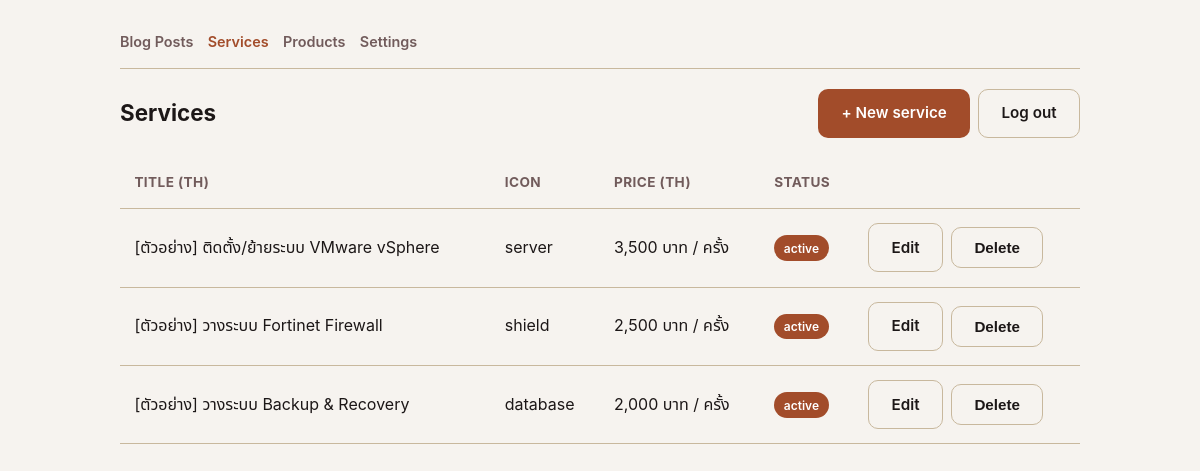
Page /admin/services.php (signed in) on the committed database.
### tables this page shows
CREATE TABLE IF NOT EXISTS services (
    id INT UNSIGNED AUTO_INCREMENT PRIMARY KEY,
    icon VARCHAR(40) NOT NULL DEFAULT 'server',
    title_th VARCHAR(255) NOT NULL,
    title_en VARCHAR(255) NOT NULL,
    description_th TEXT NOT NULL,
    description_en TEXT NOT NULL,
    price_th VARCHAR(100) NOT NULL,
    price_en VARCHAR(100) NOT NULL,
    tags VARCHAR(255) NOT NULL DEFAULT '',
    is_active TINYINT(1) NOT NULL DEFAULT 1,
    sort_order INT NOT NULL DEFAULT 0,
    created_at TIMESTAMP NOT NULL DEFAULT CURRENT_TIMESTAMP,
    updated_at TIMESTAMP NOT NULL DEFAULT CURRENT_TIMESTAMP ON UPDATE CURRENT_TIMESTAMP
);

### includes/db.php (called while the page is built, shortened)
<?php
function get_db(): PDO
{
    static $pdo = null;
    if ($pdo === null) {
        $host = env_get('DB_HOST') ?: 'localhost';
        $dbname = env_get('DB_NAME') ?: 'p1_home_blog';
        $user = env_get('DB_USER') ?: 'root';
        $pass = env_get('DB_PASS') ?: '';
        $pdo = new PDO(
            "mysql:host={$host};dbname={$dbname};charset=utf8mb4",
            $user,
            $pass,
            [
                PDO::ATTR_ERRMODE => PDO::ERRMODE_EXCEPTION,
                PDO::ATTR_DEFAULT_FETCH_MODE => PDO::FETCH_ASSOC,
            ]
        );
    }
    return $pdo;
}

### admin/services.php (the view, shortened to what this page needs)
<?php
require __DIR__ . '/../includes/db.php';
$items = get_db()->query(
    "SELECT id, icon, title_th, price_th, is_active
     FROM services
     ORDER BY sort_order ASC, id ASC"
)->fetchAll();
?>
<!DOCTYPE html>
<html lang="en">
<head>
    <link rel="stylesheet" href="../assets/css/style.css">
    <link rel="stylesheet" href="../assets/css/admin.css">
</head>
<body>
<div class="admin-shell">
    <nav class="admin-subnav">
        <a href="index.php">Blog Posts</a>
        <a href="services.php" class="is-active">Services</a>
        <a href="products.php">Products</a>
        <a href="settings.php">Settings</a>
    </nav>
    <div class="admin-topbar">
        <h1 class="admin-title">Services</h1>
        <div class="admin-actions">
            <a class="btn btn-primary" href="service-form.php">+ New service</a>
            <a class="btn btn-outline" href="logout.php">Log out</a>
        </div>
    </div>
    <?php if (empty($items)): ?>
        <p>No services yet.</p>
    <?php else: ?>
        <table class="admin-table">
            <thead>
                <tr>
                    <th>Title (TH)</th>
                    <th>Icon</th>
                    <th>Price (TH)</th>
                    <th>Status</th>
                    <th></th>
                </tr>
            </thead>
            <tbody>
                <?php foreach ($items as $item): ?>
                    <tr>
                        <td><?= htmlspecialchars($item['title_th']) ?></td>
                        <td><?= htmlspecialchars($item['icon']) ?></td>
                        <td><?= htmlspecialchars($item['price_th']) ?></td>
                        <td>
                            <span class="admin-badge <?= $item['is_active'] ? 'published' : 'draft' ?>">
                                <?= $item['is_active'] ? 'active' : 'hidden' ?>
                            </span>
                        </td>
                        <td>
                            <div class="admin-actions">
                                <a class="btn btn-outline" href="service-form.php?id=<?= (int) $item['id'] ?>">Edit</a>
                                <form method="post" action="service-delete.php" onsubmit="return confirm('Delete this service? This cannot be undone.');">
                                    <button type="submit" class="btn btn-outline">Delete</button>
                                </form>
                            </div>
                        </td>
                    </tr>
                <?php endforeach; ?>
            </tbody>
        </table>
    <?php endif; ?>
</div>
</body>
</html>

### assets/css/style.css (style rules this page uses)
:root { --color-bone-50: #f6f3ef; --color-bone-100: #ede7de; --color-bone-200: #dad0be; --color-bone-300: #c8b89d; --color-bone-400: #b6a17c; --color-bone-500: #a3895c; --color-bone-600: #836e49; --color-bone-700: #625237; --color-bone-800: #413725; --color-bone-900: #211b12; --color-bone-950: #17130d; --color-floral-white-50: #f9f5eb; --color-floral-white-100: #f4ead7; --color-floral-white-200: #e8d5b0; --color-floral-white-300: #ddc188; --color-floral-white-400: #d1ac61; --color-floral-white-500: #c69739; --color-floral-white-600: #9e792e; --color-floral-white-700: #775b22; --color-floral-white-800: #4f3c17; --color-floral-white-900: #281e0b; --color-floral-white-950: #1c1508; --color-dark-coffee-50: #f8f2ed; --color-dark-coffee-100: #f1e5da; --color-dark-coffee-200: #e2cbb6; --color-dark-coffee-300: #d4b191; --color-dark-coffee-400: #c6986c; --color-dark-coffee-500: #b87e47; --color-dark-coffee-600: #936539; --color-dark-coffee-700: #6e4b2b; --color-dark-coffee-800: #49321d; --color-dark-coffee-900: #25190e; --color-dark-coffee-950: #1a120a; --color-rusty-spice-50: #faefeb; --color-rusty-spice-100: #f5dfd6; --color-rusty-spice-200: #eabfae; --color-rusty-spice-300: #e09f85; --color-rusty-spice-400: #d57f5d; --color-rusty-spice-500: #cb5f34; --color-rusty-spice-600: #a24c2a; --color-rusty-spice-700: #7a391f; --color-rusty-spice-800: #512615; --color-rusty-spice-900: #29130a; --color-rusty-spice-950: #1c0d07; --color-coffee-bean-50: #f4f1f1; --color-coffee-bean-100: #e8e3e3; --color-coffee-bean-200: #d2c6c6; --color-coffee-bean-300: #bbaaaa; --color-coffee-bean-400: #a48e8e; --color-coffee-bean-500: #8e7171; --color-coffee-bean-600: #715b5b; --color-coffee-bean-700: #554444; --color-coffee-bean-800: #392d2d; --color-coffee-bean-900: #1c1717; --color-coffee-bean-950: #141010; --color-bg: var(--color-bone-50); --color-bg-alt: var(--color-bone-100); --color-text: var(--color-coffee-bean-900); --color-text-muted: var(--color-coffee-bean-600); --color-border: var(--color-bone-300); --color-accent: var(--color-rusty-spice-600); --color-accent-hover: var(--color-rusty-spice-700); --color-dark-bg: var(--color-coffee-bean-900); --color-dark-bg-alt: var(--color-coffee-bean-800); --color-dark-text: var(--color-bone-50); --color-dark-text-muted: var(--color-bone-300); --color-dark-border: var(--color-coffee-bean-700); --color-accent-on-dark: var(--color-rusty-spice-400); --max-width: 960px; --radius: 10px; --space-1: 0.5rem; --space-2: 0.9rem; --space-3: 1.25rem; --space-4: 1.9rem; --space-5: 2.75rem; }
* { box-sizing: border-box; }
html { scroll-behavior: smooth; }
body { margin: 0; font-family: -apple-system, BlinkMacSystemFont, "Segoe UI", "Noto Sans Thai", Roboto, Helvetica, Arial, sans-serif; color: var(--color-text); background: var(--color-bg); line-height: 1.6; }
a { color: var(--color-accent); text-decoration: none; }
.btn { display: inline-block; padding: 0.7rem 1.4rem; border-radius: var(--radius); font-weight: 600; font-size: 0.95rem; border: 1px solid transparent; cursor: pointer; transition: background-color 0.2s ease, border-color 0.2s ease, transform 0.15s ease, box-shadow 0.2s ease; }
.btn-primary { background: var(--color-accent); color: #fff; }
.btn-outline { background: transparent; border-color: var(--color-border); color: var(--color-text); }

### rows in the picture
services: title_th "[ตัวอย่าง] ติดตั้ง/ย้ายระบบ VMware vSphere", icon "server", price_th "3,500 บาท / ครั้ง", is_active "active"
services: title_th "[ตัวอย่าง] วางระบบ Fortinet Firewall", icon "shield", price_th "2,500 บาท / ครั้ง", is_active "active"
services: title_th "[ตัวอย่าง] วางระบบ Backup & Recovery", icon "database", price_th "2,000 บาท / ครั้ง", is_active "active"
